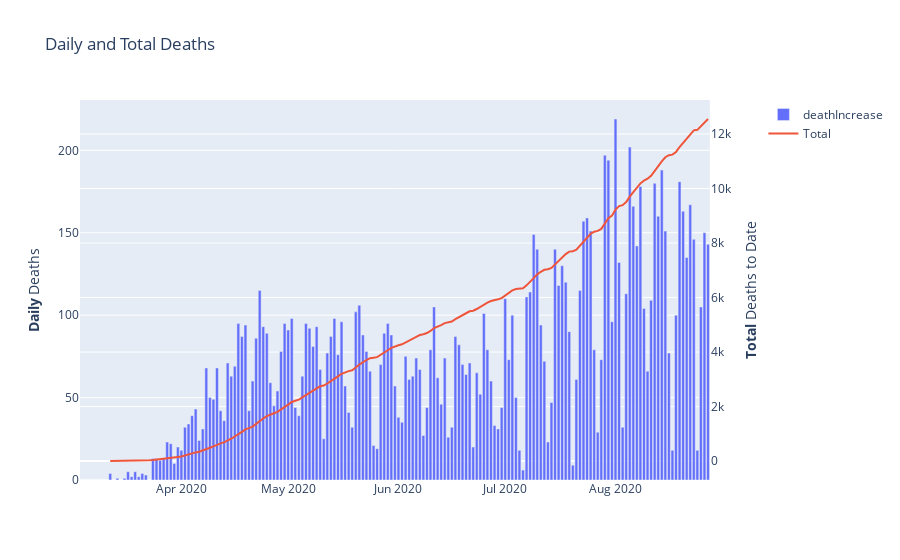

Notebook code for this chart:
### Code cell
scatter_deaths_states(COVID_STATES_DF, 'CA')

### Figure 1 — Plotly figure (JSON) as saved in the notebook; plotly's stock layout.template omitted (floating-point values rounded to 4 significant figures; data arrays with more than 128 entries replaced by an {"elided": "..."} marker saying what was removed)
{"data": [{"name": "deathIncrease", "type": "bar", "x": {"elided": "177 str values"}, "xaxis": "x", "y": {"elided": "177 int values"}, "yaxis": "y"}, {"name": "Total", "type": "scatter", "x": {"elided": "177 str values"}, "xaxis": "x", "y": {"elided": "177 int values"}, "yaxis": "y2"}], "layout": {"autosize": true, "title": {"text": "Daily and Total Deaths"}, "xaxis": {"anchor": "y", "autorange": true, "domain": [0, 0.94], "range": ["2020-03-03 12:00", "2020-08-27 12:00"], "type": "date"}, "yaxis": {"anchor": "x", "autorange": true, "domain": [0, 1], "range": [0, 230.5], "title": {"text": "<b>Daily</b> Deaths"}, "type": "linear"}, "yaxis2": {"anchor": "x", "autorange": true, "overlaying": "y", "range": [-693, 13247], "side": "right", "title": {"text": "<b>Total</b> Deaths to Date"}, "type": "linear"}}}
